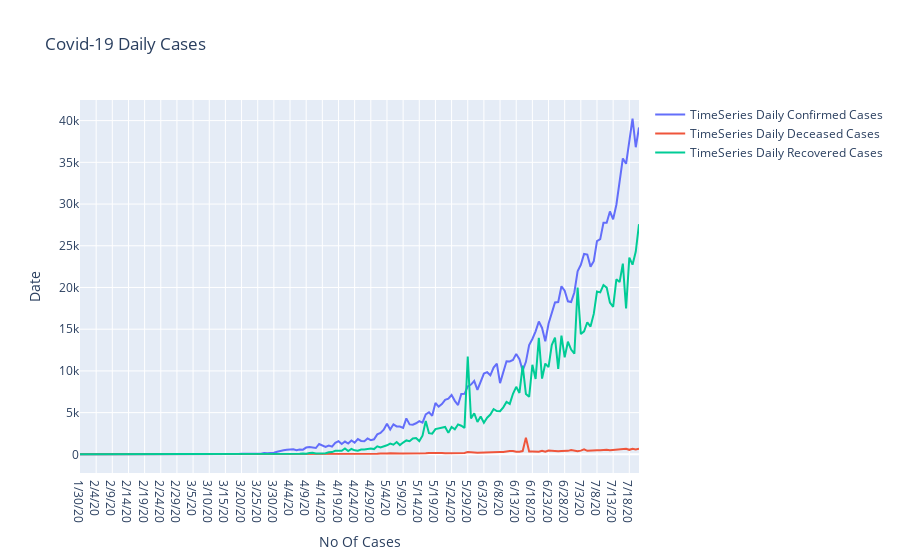

Write notebook code for a chart like this one.
### Code cell
fig1 = go.Figure()


fig1.add_trace(go.Scatter(x=df1['date'], y=df1['todayCases'],
                    mode='lines',
                    name='TimeSeries Daily Confirmed Cases'))
fig1.add_trace(go.Scatter(x=df1['date'], y=df1['todayDeaths'],
                    mode='lines',
                    name='TimeSeries Daily Deceased Cases'))
fig1.add_trace(go.Scatter(x=df1['date'], y=df1['todayRecovered'],
                    mode='lines',
                    name='TimeSeries Daily Recovered Cases'))

fig1.update_layout(title='Covid-19 Daily Cases',
                   xaxis_title='No Of Cases',
                   yaxis_title='Date')
fig1.show()

### Figure 1 — Plotly figure (JSON) as saved in the notebook; plotly's stock layout.template omitted (floating-point values rounded to 4 significant figures; data arrays with more than 128 entries replaced by an {"elided": "..."} marker saying what was removed)
{"data": [{"mode": "lines", "name": "TimeSeries Daily Confirmed Cases", "type": "scatter", "x": {"elided": "174 str values"}, "y": {"elided": "174 int values"}}, {"mode": "lines", "name": "TimeSeries Daily Deceased Cases", "type": "scatter", "x": {"elided": "174 str values"}, "y": {"elided": "174 int values"}}, {"mode": "lines", "name": "TimeSeries Daily Recovered Cases", "type": "scatter", "x": {"elided": "174 str values"}, "y": {"elided": "174 int values"}}], "layout": {"title": {"text": "Covid-19 Daily Cases"}, "xaxis": {"title": {"text": "No Of Cases"}}, "yaxis": {"title": {"text": "Date"}}}}
